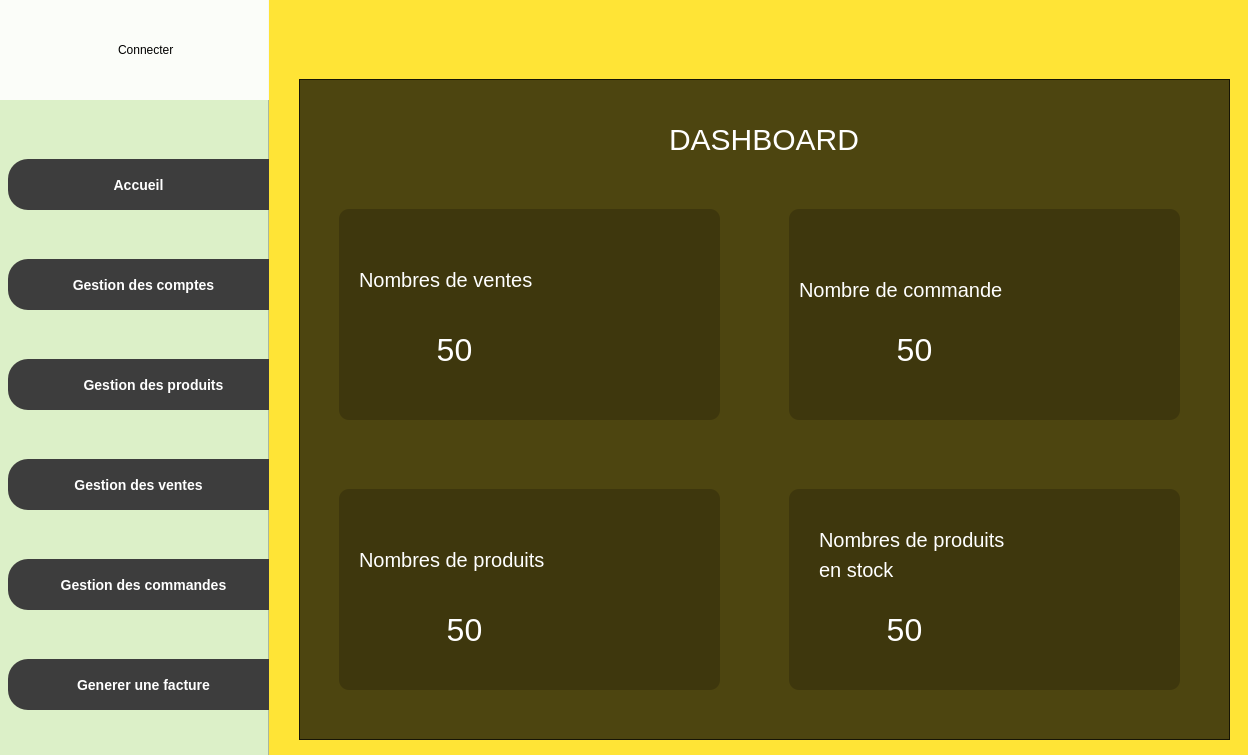
<?xml version="1.0" encoding="UTF-8"?>
<ui version="4.0">
 <class>PageAccueil</class>
 <widget class="QMainWindow" name="PageAccueil">
  <property name="geometry">
   <rect>
    <x>0</x>
    <y>0</y>
    <width>1248</width>
    <height>755</height>
   </rect>
  </property>
  <property name="windowTitle">
   <string>MainWindow</string>
  </property>
  <property name="styleSheet">
   <string notr="true"/>
  </property>
  <widget class="QWidget" name="centralwidget">
   <widget class="QFrame" name="frame">
    <property name="geometry">
     <rect>
      <x>-1</x>
      <y>-1</y>
      <width>1281</width>
      <height>801</height>
     </rect>
    </property>
    <property name="styleSheet">
     <string notr="true">background-color: rgb(255,228,54)</string>
    </property>
    <property name="frameShape">
     <enum>QFrame::StyledPanel</enum>
    </property>
    <property name="frameShadow">
     <enum>QFrame::Raised</enum>
    </property>
    <widget class="QFrame" name="frame_haut">
     <property name="geometry">
      <rect>
       <x>0</x>
       <y>9</y>
       <width>1271</width>
       <height>71</height>
      </rect>
     </property>
     <property name="styleSheet">
      <string notr="true">border:none</string>
     </property>
     <property name="frameShape">
      <enum>QFrame::StyledPanel</enum>
     </property>
     <property name="frameShadow">
      <enum>QFrame::Raised</enum>
     </property>
     <widget class="QPushButton" name="pushButton">
      <property name="geometry">
       <rect>
        <x>1120</x>
        <y>10</y>
        <width>111</width>
        <height>51</height>
       </rect>
      </property>
      <property name="cursor">
       <cursorShape>PointingHandCursor</cursorShape>
      </property>
      <property name="text">
       <string/>
      </property>
      <property name="icon">
       <iconset resource="../ressource.qrc">
        <normaloff>:/icon/feather/x.svg</normaloff>:/icon/feather/x.svg</iconset>
      </property>
      <property name="iconSize">
       <size>
        <width>40</width>
        <height>80</height>
       </size>
      </property>
     </widget>
     <widget class="QPushButton" name="pushButton_2">
      <property name="geometry">
       <rect>
        <x>1010</x>
        <y>10</y>
        <width>111</width>
        <height>51</height>
       </rect>
      </property>
      <property name="cursor">
       <cursorShape>PointingHandCursor</cursorShape>
      </property>
      <property name="text">
       <string/>
      </property>
      <property name="icon">
       <iconset resource="../ressource.qrc">
        <normaloff>:/icon/feather/square.svg</normaloff>:/icon/feather/square.svg</iconset>
      </property>
      <property name="iconSize">
       <size>
        <width>40</width>
        <height>80</height>
       </size>
      </property>
     </widget>
     <widget class="QPushButton" name="pushButton_3">
      <property name="geometry">
       <rect>
        <x>880</x>
        <y>10</y>
        <width>111</width>
        <height>51</height>
       </rect>
      </property>
      <property name="cursor">
       <cursorShape>OpenHandCursor</cursorShape>
      </property>
      <property name="text">
       <string/>
      </property>
      <property name="icon">
       <iconset resource="../ressource.qrc">
        <normaloff>:/icon/feather/minus.svg</normaloff>:/icon/feather/minus.svg</iconset>
      </property>
      <property name="iconSize">
       <size>
        <width>60</width>
        <height>80</height>
       </size>
      </property>
     </widget>
    </widget>
    <widget class="QFrame" name="frame_2">
     <property name="geometry">
      <rect>
       <x>-1</x>
       <y>0</y>
       <width>271</width>
       <height>781</height>
      </rect>
     </property>
     <property name="styleSheet">
      <string notr="true">background-color: rgb(220,240,200)</string>
     </property>
     <property name="frameShape">
      <enum>QFrame::StyledPanel</enum>
     </property>
     <property name="frameShadow">
      <enum>QFrame::Raised</enum>
     </property>
     <widget class="QPushButton" name="pushButton_4">
      <property name="geometry">
       <rect>
        <x>10</x>
        <y>260</y>
        <width>271</width>
        <height>51</height>
       </rect>
      </property>
      <property name="cursor">
       <cursorShape>PointingHandCursor</cursorShape>
      </property>
      <property name="styleSheet">
       <string notr="true">QPushButton{
background-color:rgb(61,61,61);
border-top-left-radius:20px;
border-bottom-left-radius:20px;
color:rgb(255,255,255);
font:77 10pt &quot;metropolis&quot;;
font-size:14px;
font-weight:bold;
}
QPushButton:hover{
background-color:white;
border-top-left-radius:20px;
border-bottom-left-radius:20px;
color:rgb(0,0,0);
font:77 10pt &quot;metropolis&quot;;
font-weight:bold;
font-size:15px;

}


</string>
      </property>
      <property name="text">
       <string>Gestion des comptes</string>
      </property>
      <property name="icon">
       <iconset resource="../ressource.qrc">
        <normaloff>:/images/images/usersystem.png</normaloff>:/images/images/usersystem.png</iconset>
      </property>
      <property name="iconSize">
       <size>
        <width>35</width>
        <height>50</height>
       </size>
      </property>
     </widget>
     <widget class="QPushButton" name="pushButton_5">
      <property name="geometry">
       <rect>
        <x>10</x>
        <y>360</y>
        <width>291</width>
        <height>51</height>
       </rect>
      </property>
      <property name="cursor">
       <cursorShape>PointingHandCursor</cursorShape>
      </property>
      <property name="styleSheet">
       <string notr="true">QPushButton{
background-color:rgb(61,61,61);
border-top-left-radius:20px;
border-bottom-left-radius:20px;
color:rgb(255,255,255);
font:77 10pt &quot;metropolis&quot;;
font-size:14px;
font-weight:bold;
}
QPushButton:hover{
background-color:white;
border-top-left-radius:20px;
border-bottom-left-radius:20px;
color:rgb(0,0,0);
font:77 10pt &quot;metropolis&quot;;
font-weight:bold;
font-size:15px;


}


</string>
      </property>
      <property name="text">
       <string>Gestion des produits</string>
      </property>
      <property name="icon">
       <iconset resource="../ressource.qrc">
        <normaloff>:/images/images/product.png</normaloff>:/images/images/product.png</iconset>
      </property>
      <property name="iconSize">
       <size>
        <width>35</width>
        <height>40</height>
       </size>
      </property>
     </widget>
     <widget class="QPushButton" name="pushButton_6">
      <property name="geometry">
       <rect>
        <x>10</x>
        <y>460</y>
        <width>261</width>
        <height>51</height>
       </rect>
      </property>
      <property name="cursor">
       <cursorShape>PointingHandCursor</cursorShape>
      </property>
      <property name="styleSheet">
       <string notr="true">QPushButton{
background-color:rgb(61,61,61);
border-top-left-radius:20px;
border-bottom-left-radius:20px;
color:rgb(255,255,255);
font:77 10pt &quot;metropolis&quot;;
font-size:14px;
font-weight:bold;
}
QPushButton:hover{
background-color:white;
border-top-left-radius:20px;
border-bottom-left-radius:20px;
color:rgb(0,0,0);
font:77 10pt &quot;metropolis&quot;;
font-weight:bold;
font-size:15px;


}


</string>
      </property>
      <property name="text">
       <string>Gestion des ventes</string>
      </property>
      <property name="icon">
       <iconset resource="../ressource.qrc">
        <normaloff>:/images/images/shopify.png</normaloff>:/images/images/shopify.png</iconset>
      </property>
      <property name="iconSize">
       <size>
        <width>35</width>
        <height>50</height>
       </size>
      </property>
     </widget>
     <widget class="QPushButton" name="pushButton_20">
      <property name="geometry">
       <rect>
        <x>10</x>
        <y>160</y>
        <width>261</width>
        <height>51</height>
       </rect>
      </property>
      <property name="cursor">
       <cursorShape>PointingHandCursor</cursorShape>
      </property>
      <property name="styleSheet">
       <string notr="true">QPushButton{
background-color:rgb(61,61,61);
border-top-left-radius:20px;
border-bottom-left-radius:20px;
color:rgb(255,255,255);
font:77 10pt &quot;metropolis&quot;;
font-size:14px;
font-weight:bold;
}
QPushButton:hover{
background-color:white;
border-top-left-radius:20px;
border-bottom-left-radius:20px;
color:rgb(0,0,0);
font:77 10pt &quot;metropolis&quot;;
font-weight:bold;
font-size:15px;



}


</string>
      </property>
      <property name="text">
       <string>Accueil</string>
      </property>
      <property name="icon">
       <iconset resource="../ressource.qrc">
        <normaloff>:/images/images/home.png</normaloff>:/images/images/home.png</iconset>
      </property>
      <property name="iconSize">
       <size>
        <width>35</width>
        <height>35</height>
       </size>
      </property>
     </widget>
     <widget class="QPushButton" name="pushButton_22">
      <property name="geometry">
       <rect>
        <x>10</x>
        <y>560</y>
        <width>271</width>
        <height>51</height>
       </rect>
      </property>
      <property name="cursor">
       <cursorShape>PointingHandCursor</cursorShape>
      </property>
      <property name="styleSheet">
       <string notr="true">QPushButton{
background-color:rgb(61,61,61);
border-top-left-radius:20px;
border-bottom-left-radius:20px;
color:rgb(255,255,255);
font:77 10pt &quot;metropolis&quot;;
font-size:14px;
font-weight:bold;
}
QPushButton:hover{
background-color:white;
border-top-left-radius:20px;
border-bottom-left-radius:20px;
color:rgb(0,0,0);
font:77 10pt &quot;metropolis&quot;;
font-weight:bold;
font-size:15px;


}


</string>
      </property>
      <property name="text">
       <string>Gestion des commandes</string>
      </property>
      <property name="icon">
       <iconset resource="../ressource.qrc">
        <normaloff>:/images/images/commandes-removebg-preview .png</normaloff>:/images/images/commandes-removebg-preview .png</iconset>
      </property>
      <property name="iconSize">
       <size>
        <width>35</width>
        <height>50</height>
       </size>
      </property>
     </widget>
     <widget class="QPushButton" name="pushButton_23">
      <property name="geometry">
       <rect>
        <x>10</x>
        <y>660</y>
        <width>271</width>
        <height>51</height>
       </rect>
      </property>
      <property name="cursor">
       <cursorShape>PointingHandCursor</cursorShape>
      </property>
      <property name="styleSheet">
       <string notr="true">QPushButton{
background-color:rgb(61,61,61);
border-top-left-radius:20px;
border-bottom-left-radius:20px;
color:rgb(255,255,255);
font:77 10pt &quot;metropolis&quot;;
font-size:14px;
font-weight:bold;
}
QPushButton:hover{
background-color:white;
border-top-left-radius:20px;
border-bottom-left-radius:20px;
color:rgb(0,0,0);
font:77 10pt &quot;metropolis&quot;;
font-weight:bold;
font-size:15px;


}


</string>
      </property>
      <property name="text">
       <string>Generer une facture</string>
      </property>
      <property name="icon">
       <iconset resource="../ressource.qrc">
        <normaloff>:/images/images/facture.png</normaloff>:/images/images/facture.png</iconset>
      </property>
      <property name="iconSize">
       <size>
        <width>35</width>
        <height>50</height>
       </size>
      </property>
     </widget>
     <widget class="QWidget" name="widget_9" native="true">
      <property name="geometry">
       <rect>
        <x>0</x>
        <y>0</y>
        <width>271</width>
        <height>101</height>
       </rect>
      </property>
      <property name="styleSheet">
       <string notr="true">background-color:rgba(255,255,255,0.9);</string>
      </property>
      <widget class="QLabel" name="label_32">
       <property name="geometry">
        <rect>
         <x>120</x>
         <y>30</y>
         <width>131</width>
         <height>41</height>
        </rect>
       </property>
       <property name="styleSheet">
        <string notr="true">border:none;
font:90 18pt &quot;metropolis&quot;;
background-color:none;</string>
       </property>
       <property name="text">
        <string>Connecter</string>
       </property>
      </widget>
      <widget class="QPushButton" name="connection">
       <property name="geometry">
        <rect>
         <x>-20</x>
         <y>10</y>
         <width>151</width>
         <height>81</height>
        </rect>
       </property>
       <property name="styleSheet">
        <string notr="true">background-color:none;
border:none;</string>
       </property>
       <property name="text">
        <string/>
       </property>
       <property name="icon">
        <iconset resource="../ressource.qrc">
         <normaloff>:/images/images/userIcon.png</normaloff>:/images/images/userIcon.png</iconset>
       </property>
       <property name="iconSize">
        <size>
         <width>70</width>
         <height>110</height>
        </size>
       </property>
      </widget>
     </widget>
    </widget>
    <widget class="QFrame" name="frame_3">
     <property name="geometry">
      <rect>
       <x>300</x>
       <y>80</y>
       <width>931</width>
       <height>661</height>
      </rect>
     </property>
     <property name="styleSheet">
      <string notr="true">background-color:rgba(0,0,0,0.7);
</string>
     </property>
     <property name="frameShape">
      <enum>QFrame::StyledPanel</enum>
     </property>
     <property name="frameShadow">
      <enum>QFrame::Raised</enum>
     </property>
     <widget class="QWidget" name="widget_2" native="true">
      <property name="geometry">
       <rect>
        <x>490</x>
        <y>130</y>
        <width>391</width>
        <height>211</height>
       </rect>
      </property>
      <property name="styleSheet">
       <string notr="true">background-color:rgba(0,0,0,0.2);
box-shodow:10px 4px 4px 4px;
border-radius:10px</string>
      </property>
      <widget class="QLabel" name="label_6">
       <property name="geometry">
        <rect>
         <x>10</x>
         <y>60</y>
         <width>251</width>
         <height>41</height>
        </rect>
       </property>
       <property name="styleSheet">
        <string notr="true">background-color:none;
border:none;
font:77 10pt &quot;metropolis&quot;;
font-size:20px;
color:white</string>
       </property>
       <property name="text">
        <string>Nombre de commande</string>
       </property>
      </widget>
      <widget class="QPushButton" name="pushButton_27">
       <property name="geometry">
        <rect>
         <x>240</x>
         <y>30</y>
         <width>121</width>
         <height>131</height>
        </rect>
       </property>
       <property name="styleSheet">
        <string notr="true">background-color:none;</string>
       </property>
       <property name="text">
        <string/>
       </property>
       <property name="icon">
        <iconset resource="../ressource.qrc">
         <normaloff>:/images/images/commandes-removebg-preview .png</normaloff>:/images/images/commandes-removebg-preview .png</iconset>
       </property>
       <property name="iconSize">
        <size>
         <width>120</width>
         <height>120</height>
        </size>
       </property>
      </widget>
      <widget class="QLabel" name="nb_vente_2">
       <property name="geometry">
        <rect>
         <x>40</x>
         <y>110</y>
         <width>171</width>
         <height>61</height>
        </rect>
       </property>
       <property name="styleSheet">
        <string notr="true">background-color: transparent;
color: #fff;
font-weidth: bold;
font-size:32px;</string>
       </property>
       <property name="text">
        <string>50</string>
       </property>
       <property name="alignment">
        <set>Qt::AlignCenter</set>
       </property>
      </widget>
     </widget>
     <widget class="QWidget" name="widget_4" native="true">
      <property name="geometry">
       <rect>
        <x>490</x>
        <y>410</y>
        <width>391</width>
        <height>201</height>
       </rect>
      </property>
      <property name="styleSheet">
       <string notr="true">background-color:rgba(0,0,0,0.2);
box-shodow:10px 4px 4px 4px;
border-radius:10px</string>
      </property>
      <widget class="QLabel" name="label_10">
       <property name="geometry">
        <rect>
         <x>30</x>
         <y>30</y>
         <width>301</width>
         <height>41</height>
        </rect>
       </property>
       <property name="styleSheet">
        <string notr="true">background-color:none;
border:none;
font:77 10pt &quot;metropolis&quot;;
font-size:20px;
color:white</string>
       </property>
       <property name="text">
        <string>Nombres de produits</string>
       </property>
      </widget>
      <widget class="QLabel" name="label_19">
       <property name="geometry">
        <rect>
         <x>30</x>
         <y>60</y>
         <width>211</width>
         <height>41</height>
        </rect>
       </property>
       <property name="styleSheet">
        <string notr="true">background-color:none;
border:none;
font:77 10pt &quot;metropolis&quot;;
font-size:20px;
color:white</string>
       </property>
       <property name="text">
        <string>en stock</string>
       </property>
      </widget>
      <widget class="QPushButton" name="pushButton_34">
       <property name="geometry">
        <rect>
         <x>250</x>
         <y>30</y>
         <width>131</width>
         <height>131</height>
        </rect>
       </property>
       <property name="styleSheet">
        <string notr="true">background-color:none;</string>
       </property>
       <property name="text">
        <string/>
       </property>
       <property name="icon">
        <iconset resource="../ressource.qrc">
         <normaloff>:/images/images/stock-removebg-preview.png</normaloff>:/images/images/stock-removebg-preview.png</iconset>
       </property>
       <property name="iconSize">
        <size>
         <width>120</width>
         <height>120</height>
        </size>
       </property>
      </widget>
      <widget class="QLabel" name="nb_vente_4">
       <property name="geometry">
        <rect>
         <x>30</x>
         <y>110</y>
         <width>171</width>
         <height>61</height>
        </rect>
       </property>
       <property name="styleSheet">
        <string notr="true">background-color: transparent;
color: #fff;
font-weidth: bold;
font-size:32px;</string>
       </property>
       <property name="text">
        <string>50</string>
       </property>
       <property name="alignment">
        <set>Qt::AlignCenter</set>
       </property>
      </widget>
     </widget>
     <widget class="QLabel" name="label_18">
      <property name="geometry">
       <rect>
        <x>370</x>
        <y>40</y>
        <width>221</width>
        <height>41</height>
       </rect>
      </property>
      <property name="styleSheet">
       <string notr="true">background-color:none;
border:none;
font:90 30pt &quot;metropolis&quot;;
font-size:30px;
color:white</string>
      </property>
      <property name="text">
       <string>DASHBOARD</string>
      </property>
     </widget>
     <widget class="QWidget" name="widget" native="true">
      <property name="geometry">
       <rect>
        <x>40</x>
        <y>130</y>
        <width>381</width>
        <height>211</height>
       </rect>
      </property>
      <property name="styleSheet">
       <string notr="true">
background-color:rgba(0,0,0,0.2);
box-shodow:10px 4px 4px 4px;
border-radius:10px


</string>
      </property>
      <widget class="QLabel" name="label_4">
       <property name="geometry">
        <rect>
         <x>20</x>
         <y>50</y>
         <width>231</width>
         <height>41</height>
        </rect>
       </property>
       <property name="styleSheet">
        <string notr="true">background-color:none;
border:none;
font:77 10pt &quot;metropolis&quot;;
font-size:20px;
color:white</string>
       </property>
       <property name="text">
        <string>Nombres de ventes</string>
       </property>
      </widget>
      <widget class="QPushButton" name="pushButton_7">
       <property name="geometry">
        <rect>
         <x>230</x>
         <y>30</y>
         <width>121</width>
         <height>131</height>
        </rect>
       </property>
       <property name="styleSheet">
        <string notr="true">background-color:none;</string>
       </property>
       <property name="text">
        <string/>
       </property>
       <property name="icon">
        <iconset resource="../ressource.qrc">
         <normaloff>:/images/images/vente-removebg-preview.png</normaloff>:/images/images/vente-removebg-preview.png</iconset>
       </property>
       <property name="iconSize">
        <size>
         <width>100</width>
         <height>100</height>
        </size>
       </property>
      </widget>
      <widget class="QLabel" name="nb_vente">
       <property name="geometry">
        <rect>
         <x>30</x>
         <y>110</y>
         <width>171</width>
         <height>61</height>
        </rect>
       </property>
       <property name="layoutDirection">
        <enum>Qt::LeftToRight</enum>
       </property>
       <property name="styleSheet">
        <string notr="true">background-color: transparent;
color: #fff;
font-weidth: bold;
font-size:32px;</string>
       </property>
       <property name="text">
        <string>50</string>
       </property>
       <property name="alignment">
        <set>Qt::AlignCenter</set>
       </property>
      </widget>
     </widget>
     <widget class="QWidget" name="widget_3" native="true">
      <property name="geometry">
       <rect>
        <x>40</x>
        <y>410</y>
        <width>381</width>
        <height>201</height>
       </rect>
      </property>
      <property name="styleSheet">
       <string notr="true">background-color:rgba(0,0,0,0.2);
box-shodow:10px 4px 4px 4px;
border-radius:10px</string>
      </property>
      <widget class="QLabel" name="label_8">
       <property name="geometry">
        <rect>
         <x>20</x>
         <y>50</y>
         <width>261</width>
         <height>41</height>
        </rect>
       </property>
       <property name="styleSheet">
        <string notr="true">background-color:none;
border:none;
font:77 10pt &quot;metropolis&quot;;
font-size:20px;
color:white</string>
       </property>
       <property name="text">
        <string>Nombres de produits</string>
       </property>
      </widget>
      <widget class="QPushButton" name="pushButton_21">
       <property name="geometry">
        <rect>
         <x>240</x>
         <y>40</y>
         <width>121</width>
         <height>131</height>
        </rect>
       </property>
       <property name="styleSheet">
        <string notr="true">background-color:none;</string>
       </property>
       <property name="text">
        <string/>
       </property>
       <property name="icon">
        <iconset resource="../ressource.qrc">
         <normaloff>:/images/images/produit-removebg-preview.png</normaloff>:/images/images/produit-removebg-preview.png</iconset>
       </property>
       <property name="iconSize">
        <size>
         <width>120</width>
         <height>120</height>
        </size>
       </property>
      </widget>
      <widget class="QLabel" name="nb_vente_3">
       <property name="geometry">
        <rect>
         <x>40</x>
         <y>110</y>
         <width>171</width>
         <height>61</height>
        </rect>
       </property>
       <property name="styleSheet">
        <string notr="true">background-color: transparent;
color: #fff;
font-weidth: bold;
font-size:32px;</string>
       </property>
       <property name="text">
        <string>50</string>
       </property>
       <property name="alignment">
        <set>Qt::AlignCenter</set>
       </property>
      </widget>
     </widget>
    </widget>
   </widget>
  </widget>
 </widget>
 <resources>
  <include location="../ressource.qrc"/>
 </resources>
 <connections/>
</ui>
